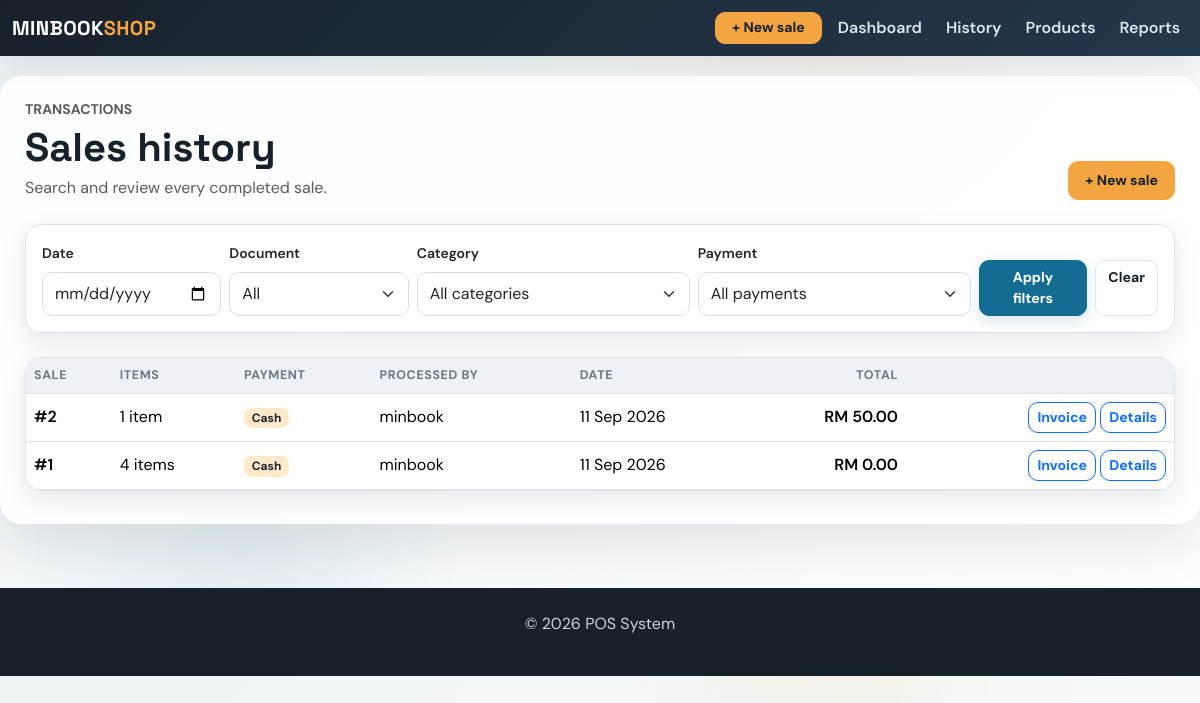
Before: /sales with the older database file.
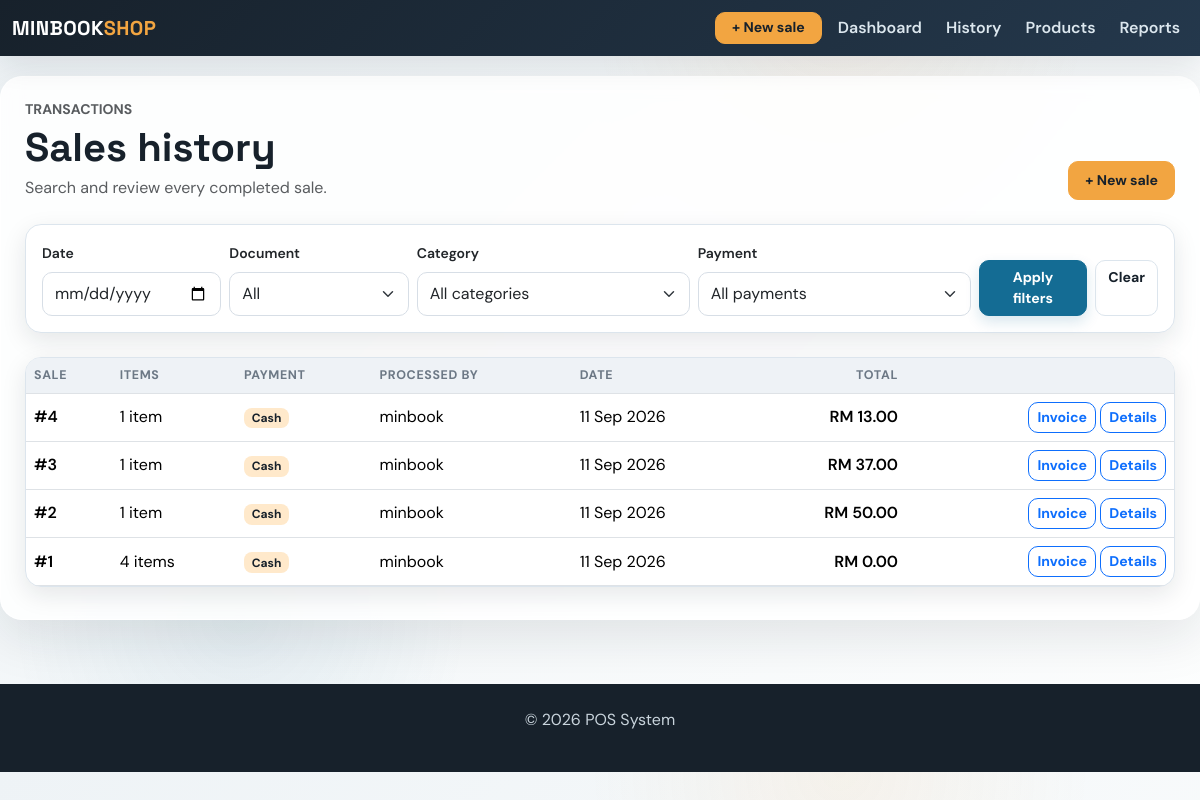
After: the same page with the newer database file.
### app/models.py (models this page shows, shortened)
class Sale(db.Model):
    id = db.Column(db.Integer, primary_key=True)
    amount = db.Column(db.Float, nullable=False)
    date = db.Column(db.Date, default=datetime.utcnow)
    user_id = db.Column(db.Integer, db.ForeignKey('user.id'), nullable=False)  # ForeignKey to User
    user = db.relationship('User', backref=db.backref('sales', lazy=True))  # Relationship with User
    product_id = db.Column(db.Integer, db.ForeignKey('product.id'), nullable=True)  # Legacy first product
    product = db.relationship('Product', backref=db.backref('sales', lazy=True))  # Relationship with Product
    quantity = db.Column(db.Integer, nullable=True)  # Legacy total quantity
    payment_method = db.Column(db.String(20), nullable=False, default='Cash')
    customer_name = db.Column(db.String(120), nullable=True)
    document_type = db.Column(db.String(20), nullable=False, default='receipt')
    discount = db.Column(db.Float, nullable=False, default=0.00)
    deposit = db.Column(db.Float, nullable=False, default=0.00)
    items = db.relationship('SaleItem', back_populates='sale', cascade='all, delete-orphan')

class User(db.Model):
    id = db.Column(db.Integer, primary_key=True)
    username = db.Column(db.String(100), unique=True, nullable=False)
    email = db.Column(db.String(120), unique=True, nullable=False)
    password = db.Column(db.String(200), nullable=False)
    role = db.Column(db.String(50), default='cashier')  # can be admin, manager, cashier

### app/routes.py (the view)
@main.route('/sales', methods=['GET', 'POST'])
def sales():
    sales_query = Sale.query.order_by(Sale.id.desc())
    filter_date = request.args.get('filter_date', '')
    filter_category = request.args.get('category', '')
    filter_payment = request.args.get('payment_method', '')
    filter_document_type = (request.args.get('document_type', '') or '').lower().strip()
    if filter_document_type in {'receipt', 'invoice'}:
        sales_query = sales_query.filter(Sale.document_type == filter_document_type)
    if filter_date:
        sales_query = sales_query.filter(Sale.date == filter_date)
    if filter_category in SALE_CATEGORIES:
        sales_query = sales_query.filter(Sale.items.any(SaleItem.category == filter_category))
    if filter_payment in PAYMENT_METHODS:
        sales_query = sales_query.filter(Sale.payment_method == filter_payment)
    return render_template('sales.html', sales=sales_query.all(), categories=SALE_CATEGORIES,
                           payment_methods=PAYMENT_METHODS, selected_document_type=filter_document_type)

### app/routes.py (called while the page is built)
@main.app_context_processor
def inject_now():
    return {'current_year': datetime.now().year}

### app/templates/sales.html (shortened to what this page needs)
{% extends 'base.html' %}
{% block content %}
<div class="d-flex flex-wrap justify-content-between align-items-end gap-3 mb-4"><div><p class="text-uppercase text-muted small fw-bold mb-1">Transactions</p><h1 class="mb-1">Sales history</h1><p class="text-muted mb-0">Search and review every completed sale.</p></div><a href="{{ url_for('main.add_sale') }}" class="btn btn-warning btn-lg">+ New sale</a></div>
<div class="card mb-4"><div class="card-body"><form method="GET" class="row g-2 align-items-end"><div class="col-md-2"><label class="form-label small fw-semibold">Date</label><input type="date" name="filter_date" value="{{ request.args.get('filter_date', '') }}" class="form-control"></div><div class="col-md-2"><label class="form-label small fw-semibold">Document</label><select name="document_type" class="form-select"><option value="">All</option></select></div><div class="col-md-3"><label class="form-label small fw-semibold">Category</label><select name="category" class="form-select"><option value="">All categories</option></select></div><div class="col-md-3"><label class="form-label small fw-semibold">Payment</label><select name="payment_method" class="form-select"><option value="">All payments</option></select></div><div class="col-md-2 d-flex gap-2"><button class="btn btn-primary flex-grow-1">Apply filters</button><a href="{{ url_for('main.sales') }}" class="btn btn-outline-secondary">Clear</a></div></form></div></div>
<div class="card"><div class="table-responsive"><table class="table mb-0"><thead><tr><th>Sale</th><th>Items</th><th>Payment</th><th>Processed by</th><th>Date</th><th class="text-end">Total</th><th></th></tr></thead><tbody>{% for sale in sales %}<tr><td class="fw-semibold">#{{ sale.id }}</td><td>{{ sale.items|length }} item{{ '' if sale.items|length == 1 else 's' }}</td><td><span class="badge text-bg-light">{{ sale.payment_method }}</span></td><td>{{ sale.user.username if sale.user else 'ShopPOS' }}</td><td>{{ sale.date.strftime('%d %b %Y') }}</td><td class="text-end fw-semibold">RM {{ '{:,.2f}'.format(sale.amount) }}</td><td class="text-end">{% if sale.document_type == 'invoice' %}<a href="{{ url_for('main.invoice', sale_id=sale.id) }}" class="btn btn-sm btn-outline-primary" target="_blank">Invoice</a>{% else %}<a href="{{ url_for('main.receipt', sale_id=sale.id) }}" class="btn btn-sm btn-outline-success" target="_blank">Receipt</a>{% endif %} <a href="{{ url_for('main.view_sale', sale_id=sale.id) }}" class="btn btn-sm btn-outline-primary">Details</a></td></tr>{% else %}<tr><td colspan="7" class="text-center text-muted py-5">No sales match these filters.</td></tr>{% endfor %}</tbody></table></div></div>
{% endblock %}

### app/templates/base.html (shortened to what this page needs)
<!DOCTYPE html>
<html lang="en">
<head>
    <link href="https://cdn.jsdelivr.net/npm/bootstrap@5.3.3/dist/css/bootstrap.min.css" rel="stylesheet">
</head>
<body>
<nav class="navbar navbar-expand-lg navbar-dark bg-dark fixed-top">
    <div class="container-fluid">
        <a class="navbar-brand" href="{{ url_for('main.dashboard') }}">MINBOOK<span class="text-warning">SHOP</span></a>
        <div class="collapse navbar-collapse" id="navbarNavDropdown">
            <ul class="navbar-nav ms-auto align-items-lg-center gap-lg-2">
                <li class="nav-item"><a class="btn btn-warning btn-sm px-3" href="{{ url_for('main.add_sale') }}">+ New sale</a></li>
                <li class="nav-item"><a class="nav-link" href="{{ url_for('main.dashboard') }}">Dashboard</a></li>
                <li class="nav-item">
                    <a class="nav-link" href="{{ url_for('main.sales') }}">History</a>
                </li>
                <li class="nav-item">
                    <a class="nav-link" href="{{ url_for('main.products') }}">Products</a>
                </li>
                <li class="nav-item"><a class="nav-link" href="{{ url_for('main.revenue') }}">Reports</a></li>
            </ul>
        </div>
    </div>
</nav>
<div class="container page-shell">
    {% block content %}
    {% endblock %}
</div>
<footer class="text-center">
    <div class="container">
        <p>&copy; {{ current_year if current_year else "2025" }} POS System </p>
    </div>
</footer>
</body>
</html>

### app/templates/base.html (style rules this page uses)
:root { --ink: #17212b; --muted: #6c7885; --paper: #eef3f6; --line: #dce5ed; --brand: #146c94; --brand-dark: #0d506b; --brand-soft: #eaf6f9; --accent: #f2a541; --accent-soft: #ffe9cb; --success: #2d936c; --success-soft: #dff8ee; --danger: #b84b45; --shadow: rgba(23,33,43,.10); --table-head: #eef2f6; }
* { box-sizing: border-box; }
body { padding-top: 76px; background: radial-gradient(circle at 70% 0%, rgba(242,165,65,.08), transparent 22%), radial-gradient(circle at 20% 80%, rgba(20,108,148,.08), transparent 20%), linear-gradient(135deg, var(--paper), #fdfefe); color: var(--ink); font-family: 'DM Sans', sans-serif; }
h1, h2, h3, h4, h5, .navbar-brand { font-family: 'Space Grotesk', sans-serif; font-weight: 700; }
.navbar { background: linear-gradient(135deg, #17212b, #24384c) !important; box-shadow: 0 8px 30px var(--shadow); }
.navbar-brand { letter-spacing: .02em; color: #fff !important; }
.navbar-brand .text-warning { color: var(--accent) !important; }
.nav-link { color: #dce7ee !important; font-weight: 600; }
.page-shell { max-width: 1240px; background: rgba(255,255,255,.84); border: 1px solid rgba(255,255,255,.8); border-radius: 22px; padding: 22px 24px 32px; box-shadow: 0 18px 50px var(--shadow); backdrop-filter: blur(10px); }
.card { border: 1px solid var(--line); border-radius: 16px; box-shadow: 0 8px 24px var(--shadow); background-color: #fff; }
.btn { border-radius: 10px; font-weight: 700; font-size: .88rem; transition: all .2s ease; }
.btn-primary { background: var(--brand); border-color: var(--brand); box-shadow: 0 6px 14px rgba(20,108,148,.16); }
.btn-warning { background: var(--accent); border-color: var(--accent); color: #17212b; }
.btn-outline-secondary { border-color: var(--line); color: var(--ink); }
.form-control, .form-select { border-color: #d7dee6; min-height: 44px; border-radius: 10px; }
.table { --bs-table-bg: transparent; vertical-align: middle; }
.table thead th { color: var(--muted); background: var(--table-head); font-size: .78rem; letter-spacing: .05em; text-transform: uppercase; border-bottom-width: 1px; }
.table tbody tr { transition: background-color .2s ease, transform .2s ease; }
.table-responsive { border-radius: 14px; }
footer { background: #17212b; color: #c9d4dc; padding: 24px 0; margin-top: 64px; }
.badge { border-radius: 8px; font-weight: 700; }
.text-bg-light { background: var(--accent-soft) !important; color: var(--ink) !important; }

Changed rows visible on the page:
added Sale: id "4", items|length "1", payment_method "Cash", user "minbook", date "11 Sep 2026", amount "13.00"
added Sale: id "3", items|length "1", payment_method "Cash", user "minbook", date "11 Sep 2026", amount "37.00"
